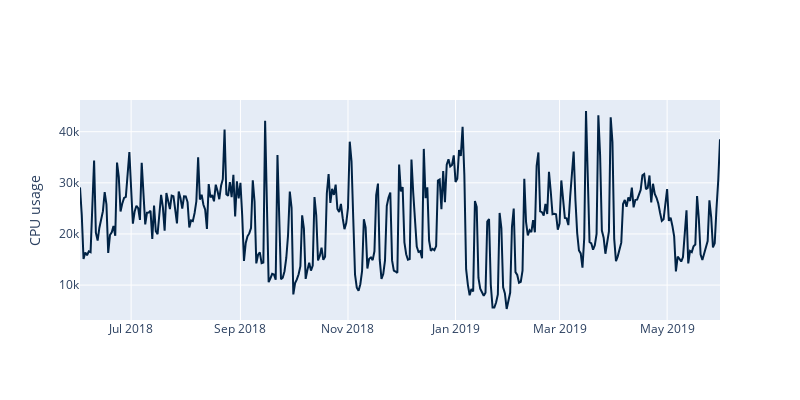

Write notebook code for a chart like this one.
### Code cell
fig = go.Figure()
fig.add_trace(go.Scatter(x=to_plot["USAGE_DATE"], y=to_plot["attendance"], mode="lines", name='Attendance', line=dict(color='#002244')))
fig.update_layout(yaxis_title='CPU usage', width=800, height=400)
fig.show()

### Figure 1 — Plotly figure (JSON) as saved in the notebook; plotly's stock layout.template omitted (floating-point values rounded to 4 significant figures; data arrays with more than 128 entries replaced by an {"elided": "..."} marker saying what was removed)
{"data": [{"line": {"color": "#002244"}, "mode": "lines", "name": "Attendance", "type": "scatter", "x": {"elided": "364 str values"}, "y": {"elided": "364 int values"}}], "layout": {"height": 400, "width": 800, "yaxis": {"title": {"text": "CPU usage"}}}}
